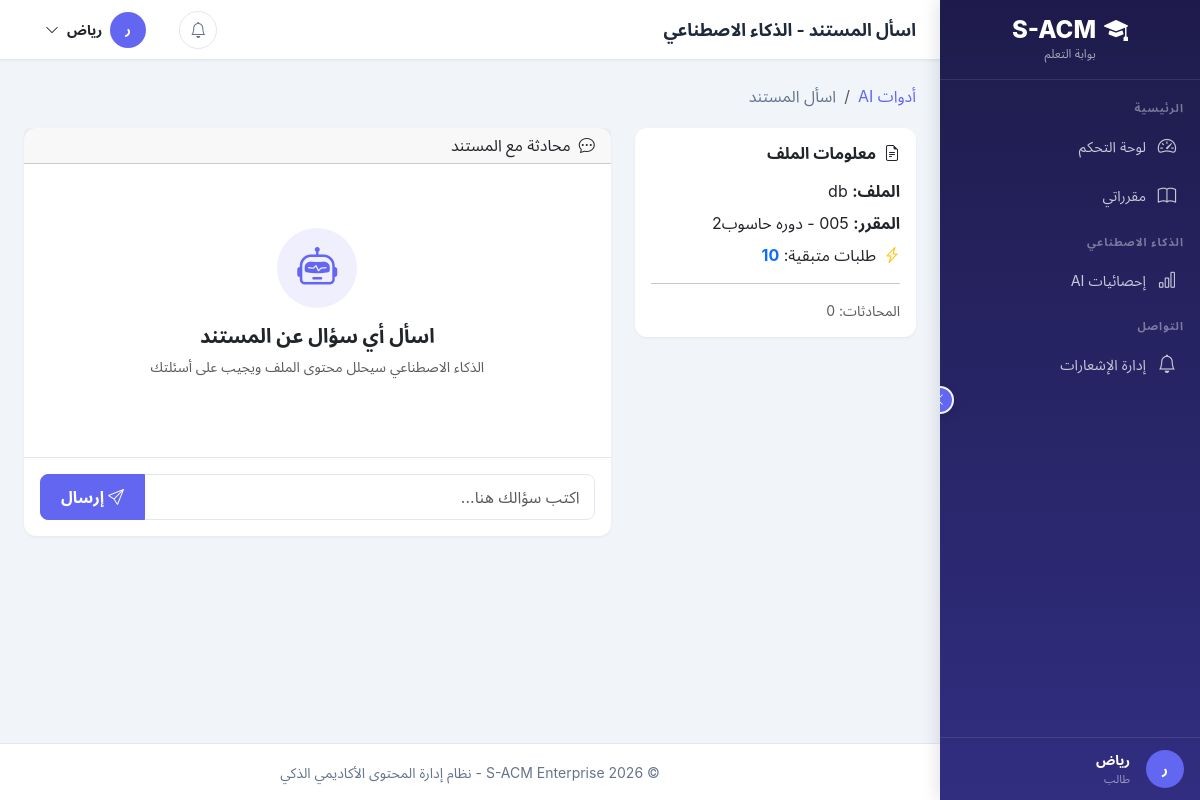
Before: /ai/ask/4/ (signed in) with the older database file.
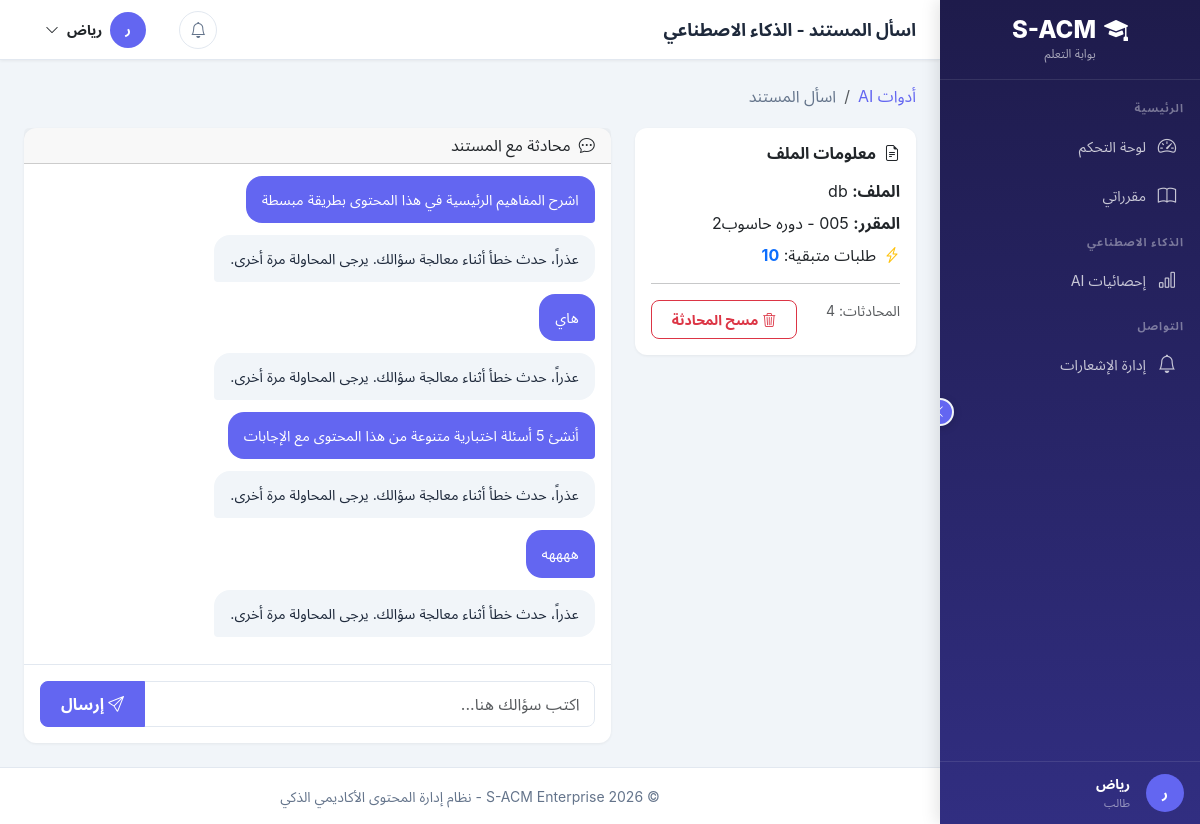
After: the same page with the newer database file.
### apps/ai_features/models.py (models this page shows, shortened)
class AIChat(models.Model):
    file = models.ForeignKey(
        'courses.LectureFile', on_delete=models.CASCADE,
        related_name='ai_chats', verbose_name='الملف'
    )
    user = models.ForeignKey(
        settings.AUTH_USER_MODEL, on_delete=models.CASCADE,
        related_name='ai_chats', verbose_name='المستخدم'
    )
    question = models.TextField(verbose_name='السؤال')
    answer = models.TextField(verbose_name='الإجابة')
    is_helpful = models.BooleanField(null=True, blank=True, verbose_name='مفيد')
    created_at = models.DateTimeField(auto_now_add=True, verbose_name='تاريخ السؤال')
    response_time = models.FloatField(default=0, verbose_name='وقت الاستجابة (ثانية)')
    class Meta:
        db_table = 'ai_chats'
        verbose_name = 'محادثة AI'
        verbose_name_plural = 'محادثات AI'
        ordering = ['-created_at']
        indexes = [
            models.Index(fields=['file', 'user']),
            models.Index(fields=['created_at']),
        ]

### apps/ai_features/views.py (the view, shortened to what this page needs)
# urls.py: path('ask/<int:file_id>/', views.AskDocumentView.as_view(), name='ask_document'),
class AskDocumentView(LoginRequiredMixin, AIRateLimitMixin, View):
    template_name = 'ai_features/ask_document.html'
    def get(self, request, file_id):
        file_obj = get_object_or_404(LectureFile, pk=file_id, is_deleted=False)
        chat_history = AIChat.objects.filter(
            file=file_obj,
            user=request.user
        ).order_by('created_at')
        remaining = self.get_remaining_requests(request.user)
        return render(request, self.template_name, {
            'file': file_obj,
            'chat_history': chat_history,
            'remaining_requests': remaining
        })

### apps/accounts/models.py (called while the page is built)
    def is_admin(self):
        return self.role and self.role.code == Role.ADMIN

    def is_instructor(self):
        return self.role and self.role.code == Role.INSTRUCTOR

    def is_student(self):
        return self.role and self.role.code == Role.STUDENT

### apps/ai_features/views.py (called while the page is built)
    def get_remaining_requests(self, user):
        one_hour_ago = timezone.now() - timedelta(hours=1)
        usage_count = AIUsageLog.objects.filter(
            user=user,
            request_time__gte=one_hour_ago
        ).count()
        limit = getattr(settings, 'AI_RATE_LIMIT_PER_HOUR', 10)
        return max(0, limit - usage_count)

### apps/core/context_processors.py (called while the page is built)
def site_settings(request):
    return {
        'SITE_NAME': 'S-ACM',
        'SITE_FULL_NAME': 'نظام إدارة المحتوى الأكاديمي الذكي',
        'SITE_VERSION': '1.0.0',
        'DEBUG': settings.DEBUG,
    }

### apps/courses/models.py (called while the page is built)
    def __str__(self):
        return f"{self.course_code} - {self.course_name}"

### apps/notifications/services.py (called while the page is built)
    @classmethod
    def get_unread_count(cls, user):
        return NotificationRecipient.objects.filter(
            user=user,
            is_read=False,
            is_deleted=False,
            notification__is_active=True,
        ).count()

### templates/ai_features/ask_document.html (shortened to what this page needs)
{% extends 'layouts/dashboard_base.html' %}
{% block page_title %}اسأل المستند - الذكاء الاصطناعي{% endblock %}
{% block breadcrumb %}
<nav aria-label="breadcrumb">
    <ol class="breadcrumb breadcrumb-custom">
        <li class="breadcrumb-item"><a href="{% url 'ai_features:usage_stats' %}">أدوات AI</a></li>
        <li class="breadcrumb-item active">اسأل المستند</li>
    </ol>
</nav>
{% endblock %}
{% block dashboard_content %}
<div class="row g-4">
    <div class="col-lg-4">
        <div class="card">
            <div class="card-body">
                <h6 class="fw-bold mb-3"><i class="bi bi-file-earmark-text me-2"></i>معلومات الملف</h6>
                <div class="mb-2"><strong>الملف:</strong> {{ file.title|truncatechars:40 }}</div>
                <div class="mb-2"><strong>المقرر:</strong> {{ file.course }}</div>
                <div class="d-flex align-items-center gap-2 mb-3">
                    <i class="bi bi-lightning-charge text-warning"></i>
                    <span>طلبات متبقية: <strong class="text-primary">{{ remaining_requests }}</strong></span>
                </div>
                <hr>
                <div class="d-flex justify-content-between">
                    <small class="text-muted">المحادثات: {{ chat_history|length|default:0 }}</small>
                    {% if chat_history %}
                    <form method="post" action="{% url 'ai_features:clear_chat' file.pk %}">
                        <button type="submit" class="btn btn-sm btn-outline-danger" onclick="return confirm('هل تريد مسح تاريخ المحادثة؟')">
                            <i class="bi bi-trash3 me-1"></i>مسح المحادثة
                        </button>
                    </form>
                    {% endif %}
                </div>
            </div>
        </div>
    </div>
    <div class="col-lg-8">
        <div class="card">
            <div class="card-header d-flex justify-content-between align-items-center">
                <h6 class="mb-0"><i class="bi bi-chat-dots me-2"></i>محادثة مع المستند</h6>
            </div>
            <div class="card-body p-0">
                <div class="chat-container" id="chatContainer">
                    {% if chat_history %}
                        {% for chat in chat_history %}
                        <div class="d-flex justify-content-end">
                            <div class="chat-bubble chat-user">{{ chat.question }}</div>
                        </div>
                        <div class="d-flex">
                            <div class="chat-bubble chat-ai">{{ chat.answer|linebreaksbr }}</div>
                        </div>
                        {% endfor %}
                    {% else %}
                    <div class="text-center py-5" id="emptyChat">
                        <div style="width:80px;height:80px;border-radius:50%;background:rgba(99,102,241,0.1);display:flex;align-items:center;justify-content:center;margin:0 auto 16px;">
                            <i class="bi bi-robot fs-1" style="color:var(--primary);"></i>
                        </div>
                        <h5 class="fw-bold">اسأل أي سؤال عن المستند</h5>
                        <p class="text-muted small">الذكاء الاصطناعي سيحلل محتوى الملف ويجيب على أسئلتك</p>
                    </div>
                    {% endif %}
                </div>
                <div class="p-3" style="border-top:1px solid var(--border-color);">
                    <form method="post" id="askForm">
                        <div class="input-group">
                            <input type="text" name="question" class="form-control" placeholder="اكتب سؤالك هنا..." required autofocus id="questionInput">
                            <button type="submit" class="btn btn-primary" id="askBtn">
                                <i class="bi bi-send me-1"></i>إرسال
                            </button>
                        </div>
                    </form>
                </div>
            </div>
        </div>
    </div>
</div>
{% endblock %}

Changed rows visible on the page:
added AIChat: question "اشرح المفاهيم الرئيسية في هذا المحتوى بطريقة مبسطة", answer "عذراً، حدث خطأ أثناء معالجة سؤالك. يرجى المحاولة مرة أخرى."
added AIChat: question "هاي", answer "عذراً، حدث خطأ أثناء معالجة سؤالك. يرجى المحاولة مرة أخرى."
added AIChat: question "أنشئ 5 أسئلة اختبارية متنوعة من هذا المحتوى مع الإجابات", answer "عذراً، حدث خطأ أثناء معالجة سؤالك. يرجى المحاولة مرة أخرى."
added AIChat: question "ههههه", answer "عذراً، حدث خطأ أثناء معالجة سؤالك. يرجى المحاولة مرة أخرى."
Other visible differences:
{{ chat_history|length|default:0 }}: "0" → "4"
text no longer shown: "اسأل أي سؤال عن المستند الذكاء الاصطناعي سيحلل محتوى الملف ويجيب على أسئلتك"
text now shown: "مسح المحادثة"
